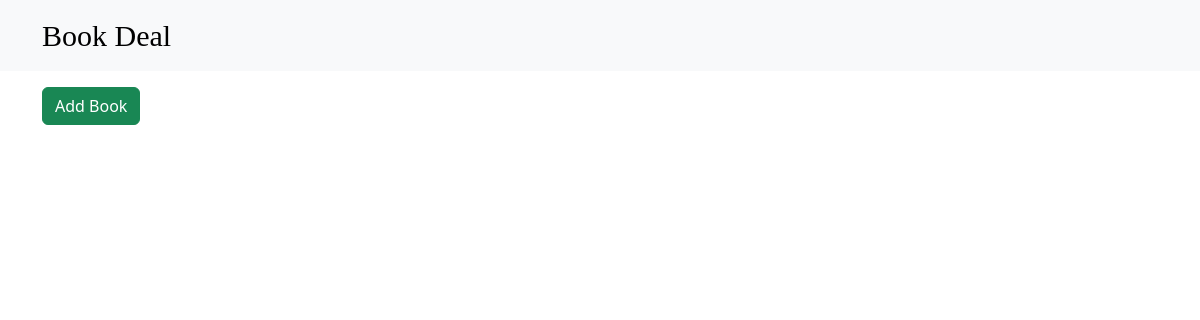
The app's page /, older data.
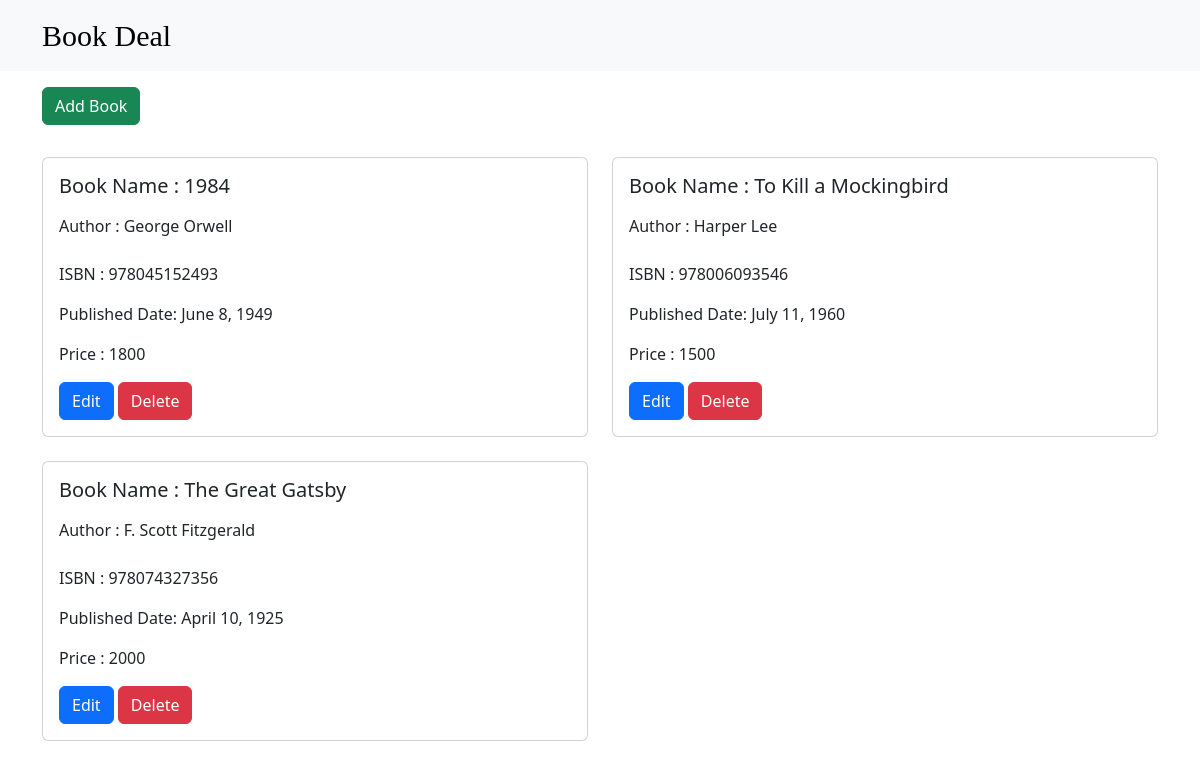
The same page, newer data.
### app/models.py (models this page shows, shortened)
class Book(models.Model):
  name = models.CharField(max_length=200)
  author = models.ForeignKey('Author', on_delete=models.CASCADE)
  admin = models.ForeignKey('auth.User', on_delete=models.CASCADE, null=True, blank=True)
  isbn = models.CharField(max_length=12)
  published_date = models.DateField()
  price = models.IntegerField()

class Author(models.Model):
  name = models.CharField(max_length=200)
  def __str__(self):
    return self.name

### app/views.py (the view)
# urls.py: path('', views.bookList, name='bookList'),
def bookList(request):
  books = Book.objects.all()
  return render(
    request,
    'bookList.html',
    {'books': books}
  )

### templates/bookList.html
{% extends "base.html" %}
{% block content %}
    <a href="{% url 'bookCreate' %}" class="btn btn-success mt-3"> Add Book</a>
  <div class="row row-cols-1 row-cols-md-2 g-4 mt-2">
    {% for book in books %}
      <div class="col">
        <div class="card">
          <div class="card-body">
            <h5 class="card-title">
              <label for="bookname" class="form-label">Book Name :</label>
              {{ book.name }}
            </h5>
            <p class="card-text">
              <label for="author" class="form-label">Author : </label>
              {{ book.author }}
            </p>
            <p class="card-text">
              <label for="isbn">ISBN : </label>
              {{ book.isbn }}
            </p>
            <p class="card-text">
              <label for="published_date">Published Date: </label>
              {{ book.published_date }}
            </p>
            <p class="card-text">
              <label for="price">Price : </label>
              {{ book.price }}
            </p>
              <a href="{% url 'bookUpdate' book.pk %}" class="btn btn-primary">Edit</a>
              <a href="{% url 'bookDelete' book.pk %}" class="btn btn-danger">Delete</a>
          </div>
        </div>
      </div>
    {% endfor %}
  </div>
{% endblock content %}

### templates/base.html (shortened to what this page needs)
{% load static %}
<!doctype html>
<html lang="en">
  <head>
    <link href="{% static 'css/bootstrap.min.css' %}" rel="stylesheet">
    <link href="{% static 'css/style.css' %}" rel="stylesheet">
  </head>
  <body>
    <nav class="navbar bg-body-tertiary">
      <div class="container">
        <a class="navbar-brand" href="/">
         Book Deal
        </a>
      </div>
    </nav>
    <div class="container">
    {% block content %}
    {% endblock content %}
  </div>
  </body>
</html>

### static/css/style.css (style rules this page uses)
.navbar-brand { font-family: cursive; font-size: 30px; }

Row changes from the older to the newer data that the page shows:
added Book: name "1984", author "George Orwell", isbn "978045152493", published_date "June 8, 1949", price "1800"
added Book: name "To Kill a Mockingbird", author "Harper Lee", isbn "978006093546", published_date "July 11, 1960", price "1500"
added Book: name "The Great Gatsby", author "F. Scott Fitzgerald", isbn "978074327356", published_date "April 10, 1925", price "2000"
